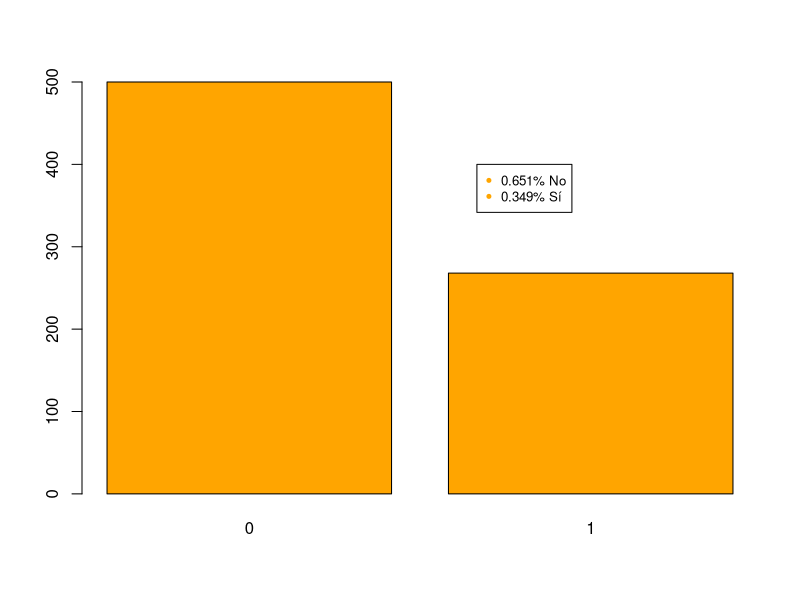
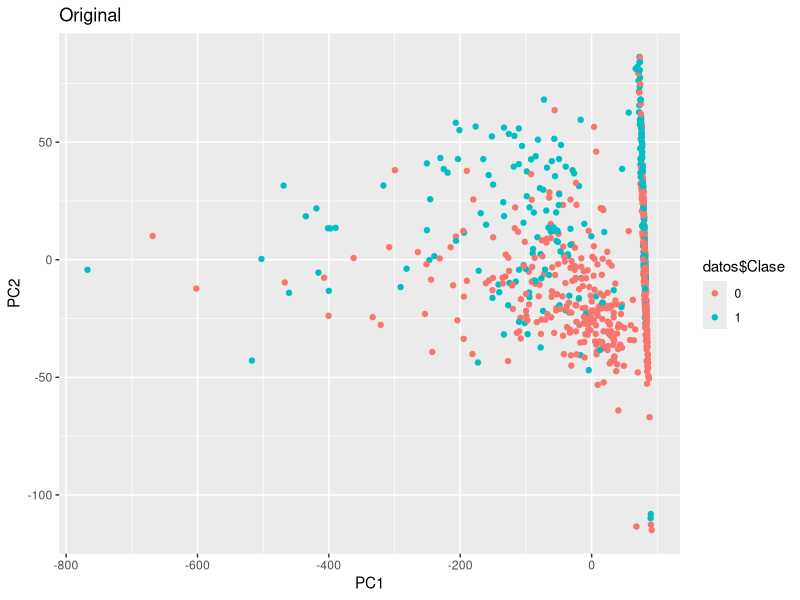
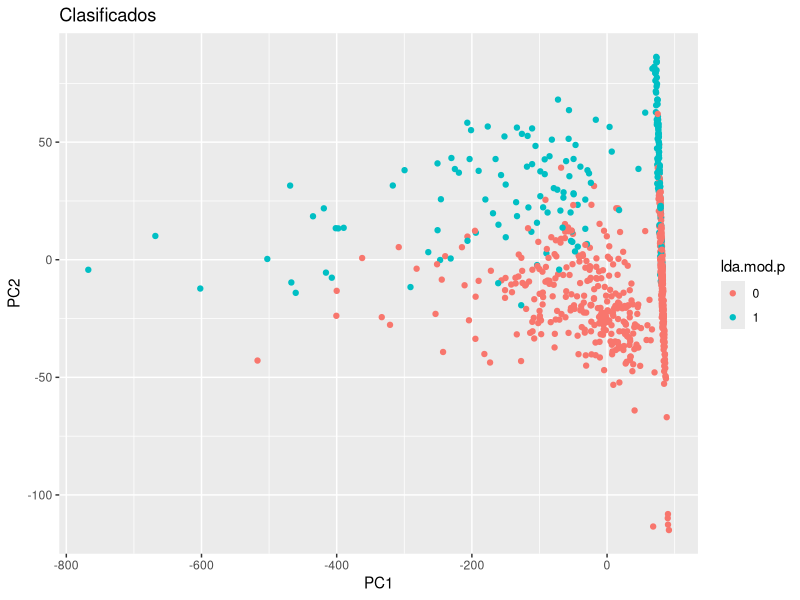
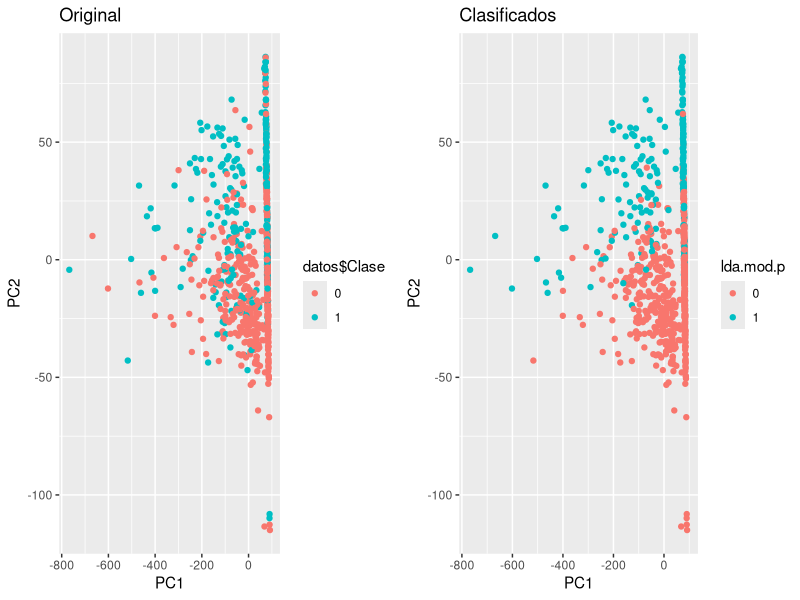
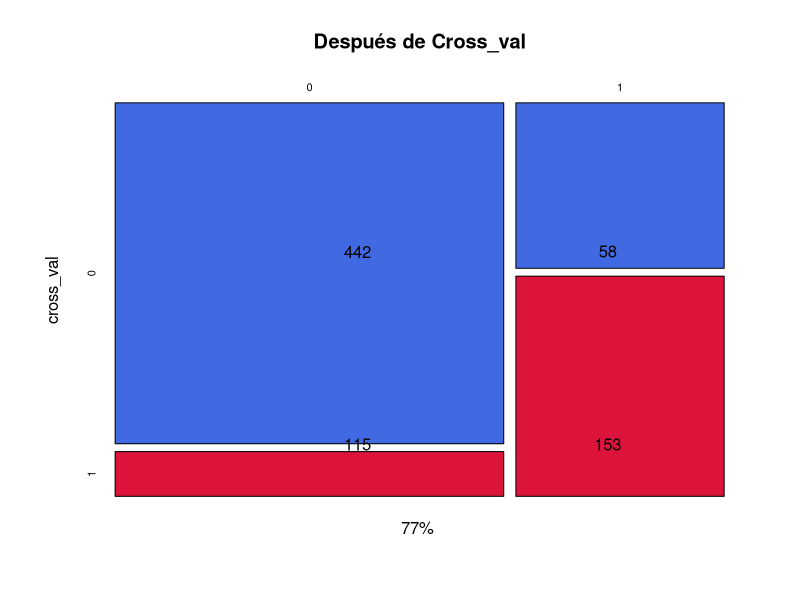

Source code (R) for these figures, in order:
## ---- chunk 1
knitr::opts_chunk$set(echo = FALSE)
#knitr::opts_chunk$set(out.width='900px', dpi=200)
## ---- chunk 2
multiplot <- function(..., plotlist=NULL, file, cols=1, layout=NULL) {
    require(grid)
    
    # Make a list from the ... arguments and plotlist
    plots <- c(list(...), plotlist)
    
    numPlots = length(plots)
    
    # If layout is NULL, then use 'cols' to determine layout
    if (is.null(layout)) {
        # Make the panel
        # ncol: Number of columns of plots
        # nrow: Number of rows needed, calculated from # of cols
        layout <- matrix(seq(1, cols * ceiling(numPlots/cols)),
                         ncol = cols, nrow = ceiling(numPlots/cols))
    }
    
    if (numPlots==1) {
        print(plots[[1]])
        
    } else {
        # Set up the page
        grid.newpage()
        pushViewport(viewport(layout = grid.layout(nrow(layout), ncol(layout))))
        
        # Make each plot, in the correct location
        for (i in 1:numPlots) {
            # Get the i,j matrix positions of the regions that contain this subplot
            matchidx <- as.data.frame(which(layout == i, arr.ind = TRUE))
            
            print(plots[[i]], vp = viewport(layout.pos.row = matchidx$row,
                                            layout.pos.col = matchidx$col))
        }
    }
}
## ---- chunk 3
datos <- read.csv(file = "pima-indians-diabetes.csv")
str(datos)
## ---- chunk 4
datos$Clase<-as.factor(datos$Clase)

# subsetting data and graphing scatterplots
sub.datos <- datos
sub.datos$Clase<-NULL

cuentas_clase<-table(datos$Clase)
      
## ---- chunk 5
plot(datos$Clase, col = "orange")
legend(1.5,400,c(paste(round(cuentas_clase[1]/dim(datos)[1],3),
"% No",sep=""),paste(round(cuentas_clase[2]/dim(datos)[1],3),
                     "% Sí",sep="")),
pch=20,cex=0.8, col="orange")
## ---- chunk 6
# pca
#pca.mod <- princomp(sub.datos, scores = T, cor = T)
library(ggplot2)

pca<-princomp(sub.datos, scale=TRUE)

summary(pca)

## ---- chunk 7
dibujito<-data.frame(PC1=pca$scores[,"Comp.1"],PC2=pca$scores[,"Comp.2"])
(f1<-qplot(PC1,PC2, data = dibujito, color = datos$Clase)+ggtitle("Original"))
## ---- chunk 8
library(MASS)
attach(sub.datos)

lda.mod <- lda(Clase ~ .,datos)
lda.mod.p <- predict(lda.mod, newdata = sub.datos)$class
lda.mod$scaling  # Coeficientes de los hiperplanos
## ---- chunk 9
(f2<-qplot(PC1,PC2, data = dibujito, color = lda.mod.p)+ggtitle("Clasificados"))
## ---- chunk 10
multiplot(f1, f2, cols=2)
## ---- chunk 11
ajuste <- function(arr, n){
  sum <- 0
  
  for(i in 1:nrow(arr))
  {
    sum <- sum + arr[i,i]
  }
  sum / n
  
}

cross_val <- lda(Clase ~ ., data = datos, CV = T)$class
cuentas_clase <- table(datos$Clase,cross_val )
fit <- ajuste(cuentas_clase, nrow(datos))
## ---- chunk 12
plot(cuentas_clase, col = c("#4169E1","#DC143C"),
     main="Después de Cross_val",xaxt= "n", yaxt= "n",xlab="77% ")

e <- expand.grid(c(.4,.8), c(.1,.6))

text(e, labels=c(cuentas_clase[2,],cuentas_clase[1,]))

